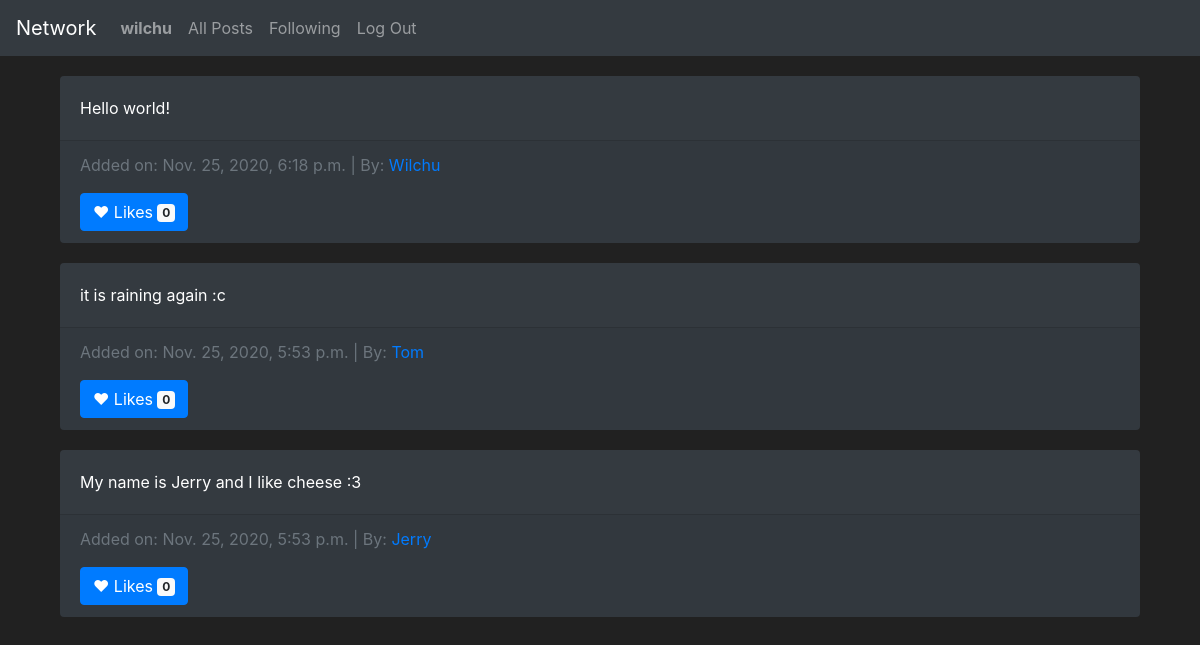
The page /following (signed in) on the database its author committed.
### network/models.py (models this page shows, shortened)
class User(AbstractUser):
    followers = models.IntegerField(default=0)
    following = models.IntegerField(default=0)

class Posts(models.Model):
    post_owner = models.ForeignKey(User, on_delete=models.CASCADE, related_name="post_owner")
    post_content = models.CharField(max_length=2000)
    post_likes = models.IntegerField(default=0)
    post_date = models.DateTimeField(auto_now_add=True)

### network/views.py (the view)
# urls.py: path("following", views.following, name="following")
def following(request):
    if request.user.is_authenticated:
        followed_people = Follows.objects.filter(follower=request.user).values('target')
        return render(request, 'network/following.html', {
            "followers_posts": Posts.objects.filter(post_owner__in = followed_people)
        })
    else:
        return redirect('index')

### network/templates/network/following.html (shortened to what this page needs)
{% extends "network/layout.html" %}
{% block body %}
<section>
    <div class="container">
        {% for post in followers_posts %}
        <div class="card bg-dark text-white">
            <div class="card-body">
              <p class="card-text">{{ post.post_content }}</p>
            </div>
            <div class="card-footer text-muted">
              <p>Added on: {{ post.post_date }} | By: <a href="{% url 'profil' post.post_owner.id %}">{{ post.post_owner }}</a></p>
              <button type="button" class="btn btn-primary">
                &hearts; Likes <span class="badge badge-light">{{ post.post_likes }}</span>
              </button>
            </div>
        </div>
        {% empty %}
            <h2>No activity to display</h2>
        {% endfor %}
    </div>
</section>
{% endblock %}

### network/templates/network/layout.html (shortened to what this page needs)
{% load static %}
<!DOCTYPE html>
<html lang="en">
    <head>
        <link rel="stylesheet" href="https://stackpath.bootstrapcdn.com/bootstrap/4.4.1/css/bootstrap.min.css">
        <link href="{% static 'network/styles.css' %}" rel="stylesheet">
    </head>
    <body>
        <nav class="navbar navbar-expand-lg navbar-dark bg-dark">
            <a class="navbar-brand" href="#">Network</a>
            <div>
              <ul class="navbar-nav mr-auto">
                {% if user.is_authenticated %}
                    <li class="nav-item">
                        <a class="nav-link" href="{% url 'profil' user.id %}"><strong>{{ user.username }}</strong></a>
                    </li>
                {% endif %}
                <li class="nav-item">
                  <a class="nav-link" href="{% url 'index' %}">All Posts</a>
                </li>
                {% if user.is_authenticated %}
                    <li class="nav-item">
                        <a class="nav-link" href="{% url 'following' %}">Following</a>
                    </li>
                    <li class="nav-item">
                        <a class="nav-link" href="{% url 'logout' %}">Log Out</a>
                    </li>
                {% endif %}
              </ul>
            </div>
          </nav>
        <div class="body container">
            {% block body %}
            {% endblock %}
        </div>
    </body>
</html>

### network/static/network/styles.css (style rules this page uses)
body { background-color: #212121; color: #fff !important; }
.card { margin-top: 20px; border: none; }

### rows shown on the page
User: username "wilchu"
Posts: post_content "Hello world!", post_date "Nov. 25, 2020, 6:18 p.m.", post_owner "Wilchu", post_likes "0"
Posts: post_content "it is raining again :c", post_date "Nov. 25, 2020, 5:53 p.m.", post_owner "Tom", post_likes "0"
Posts: post_content "My name is Jerry and I like cheese :3", post_date "Nov. 25, 2020, 5:53 p.m.", post_owner "Jerry", post_likes "0"
